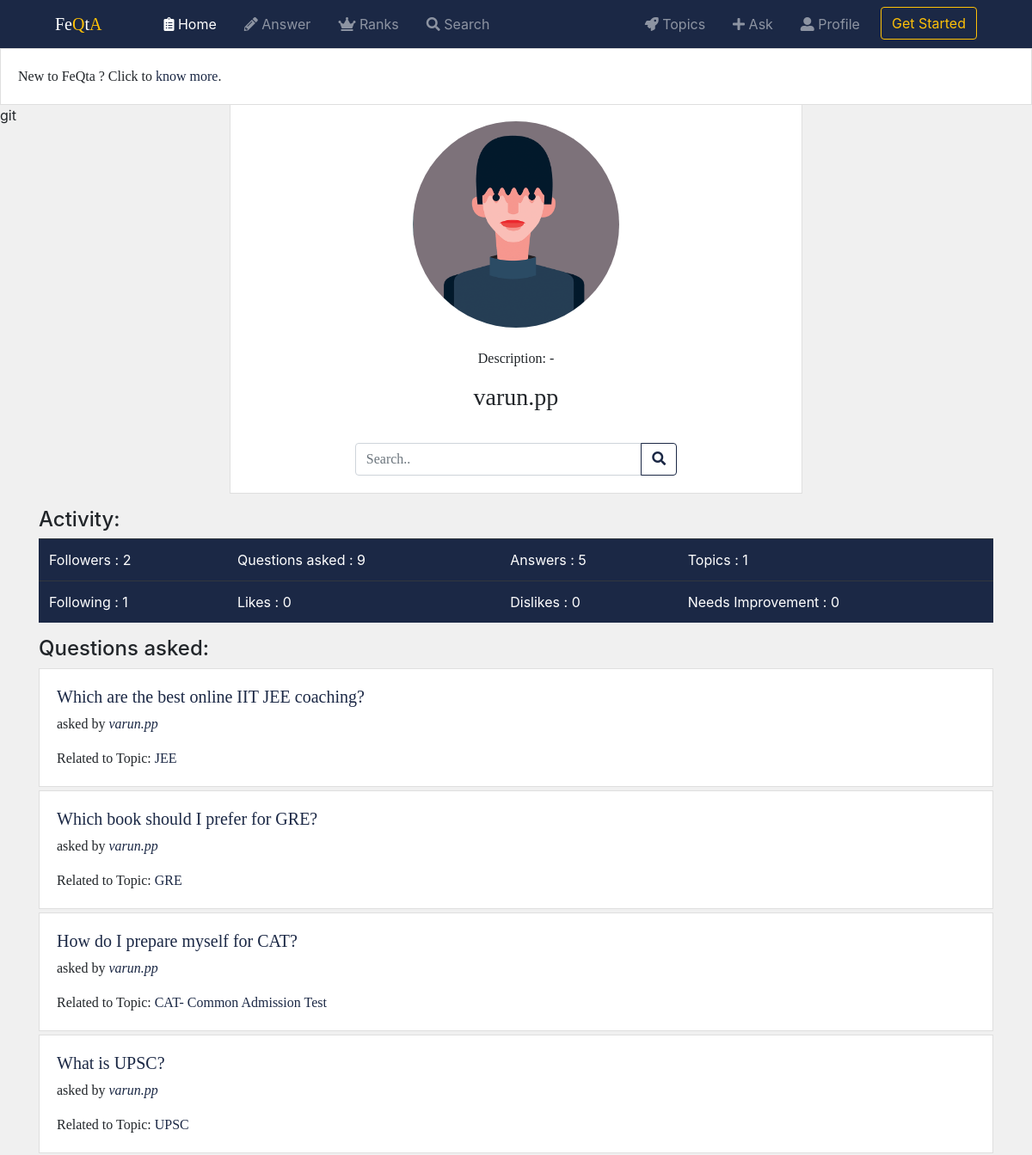
The app's page /FeQta/profile/varun.pp/ (upper part), older data.
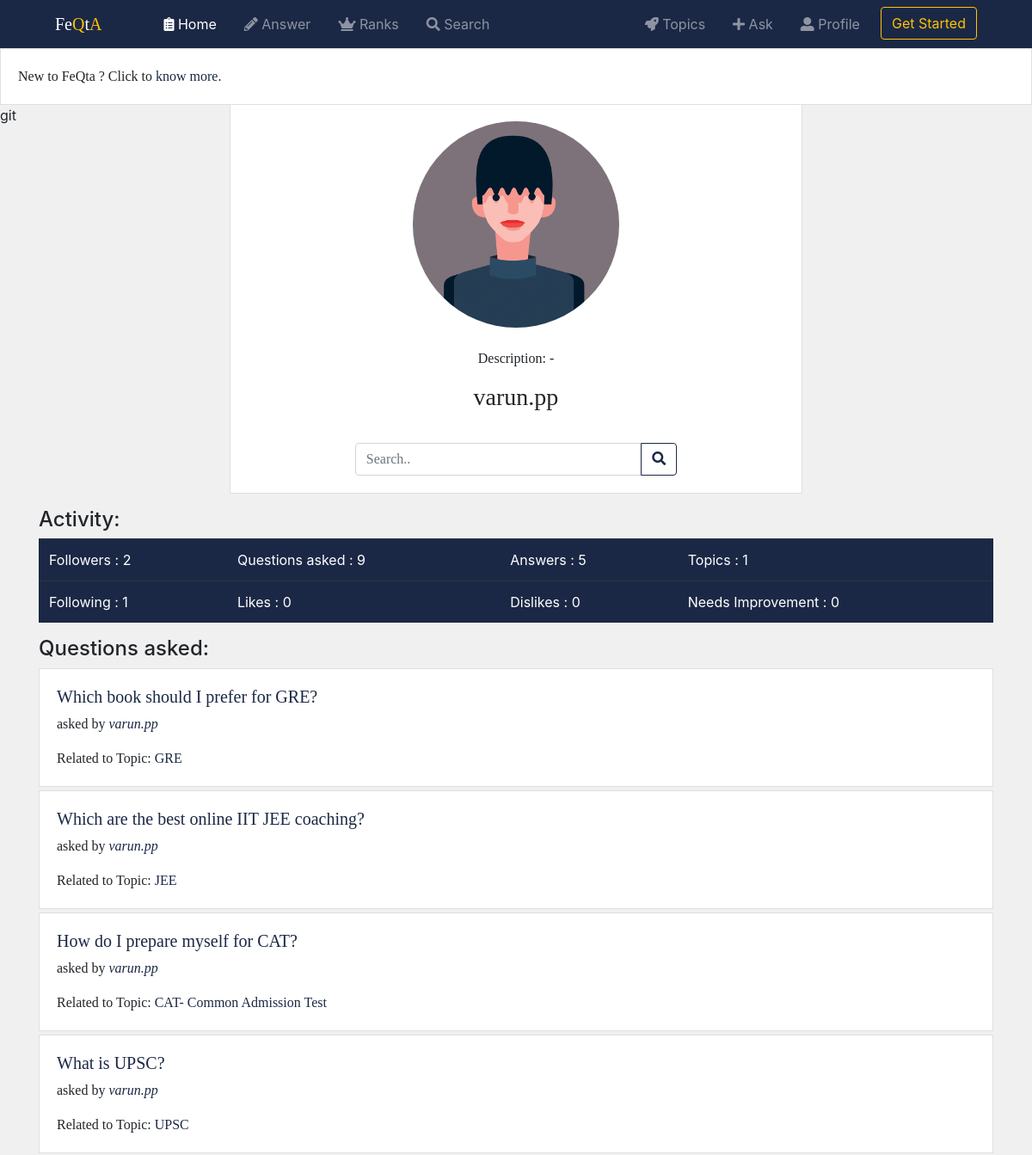
The same page, newer data.
### FeQta/models.py (models this page shows, shortened)
class Question(models.Model):
    owner = models.ForeignKey(User, on_delete=models.CASCADE)
    topic = models.ForeignKey(Topic, on_delete=models.CASCADE)
    question = models.TextField()
    desc = models.TextField(null=True, blank=True)
    slug = models.SlugField(null=True, blank=True)
    followers = models.ManyToManyField(User, related_name='question_followed_by', blank=True)
    objects = QuestionManager()
    timestamp = models.DateTimeField(auto_now_add=True)
    updated = models.DateTimeField(auto_now=True)
    class Meta:
        ordering = ['-updated', '-timestamp']
    def get_absolute_url(self):
        return reverse('FeQta:question_detail', kwargs={'slug': self.slug})

class Topic(models.Model):
    name = models.CharField(max_length=100)
    desc = models.CharField(max_length=300, blank=True)
    followers = models.ManyToManyField(User, related_name='topics_followed', blank=True)
    topic_logo = models.FileField()
    slug = models.SlugField(null=True, blank=True)
    objects = TopicManager()
    def __str__(self):
        return self.name + '-' + self.desc
    def get_absolute_url(self):
        return reverse('FeQta:topic_detail', kwargs={'slug': self.slug})

### FeQta/views.py (the view)
# urls.py: path('profile/<username>/', views.ProfileDetailView.as_view(), name="profile_detail"),
class ProfileDetailView(DetailView):
    template_name = 'FeQta/profile_detail.html'
    def get_object(self):
        username = self.kwargs.get('username')
        if username is None:
            raise 404
        return get_object_or_404(Profile, user__username__iexact=username)
    def get_context_data(self, *args, **kwargs):
        context = super(ProfileDetailView, self).get_context_data(*args, **kwargs)
        user = self.object.user
        print(user)
        print(self.request.user)
        if self.request.user.is_authenticated:
            if user.is_authenticated:
                is_following = False
            if user.profile in self.request.user.is_following.all():
                is_following = True
            context['is_following'] = is_following
        query = self.request.GET.get('q')
        qs = Question.objects.filter(owner=user)  # user.question_set.all().count()
        qs2 = Answer.objects.filter(owner=user)  # user.answer_set.all().count()
        qs3 = user.topics_followed.all()  # Topic.objects.filter(followers=user)
        context['count'] = user.profile.followers.all().count()
        context['count0'] = user.is_following.all().count()
        context['count1'] = qs.count()
        context['count2'] = qs2.count()
        context['count3'] = qs3.count()
        context['count4'] = user.answers_liked.all().count()
        context['count5'] = user.answers_needimp.all().count()
        context['count6'] = user.answers_disliked.all().count()
        if query:
            qs = qs.search(query)  # only owner=user questions
            qs3 = qs3.search(query)
            qs2 = qs2.search(query)
        if qs:
            context['questions'] = qs
        if qs2:
            context['answers'] = qs2
        if qs3:
            context['topics'] = qs3
        return context

### FeQta/models.py (called while the page is built)
    def get_absolute_url(self):
        return reverse('FeQta:profile_detail', kwargs={'username': self.user.username})

    def get_queryset(self):
        return TopicQuerySet(self.model, using=self._db)

    def get_queryset(self):
        return QuestionQuerySet(self.model, using=self._db)

    def get_queryset(self):
        return AnswerQuerySet(self.model, using=self._db)

    def get_absolute_url(self):
        return reverse('FeQta:answer_detail', kwargs={'slug': self.slug})

### FeQta/templates/FeQta/profile_detail.html (shortened to what this page needs)
{% extends "base.html" %}
{% block body %}
    <div class="card text-center " style="width: 60%;margin-left:20%; ">
        <div class="card-body">
            <span class="parent">
            {% if profile.pic %}
            <img class="card-img-top img-fluid" src="{{ profile.pic.url }}"
                   /><br/><br/>
            {%else%}
            <img class="card-img-top img-fluid" src="/media/default_img.png"
                   /><br/><br/>
            {% endif %}
            </span>
            {% if profile.desc %}
            <p class="card-text">Description: {{ profile.desc }}</p>
            {% else %}
            <p>Description: -</p>
            {% endif %}
            <h3 class="card-title">{{profile.user.username }}</h3><br/>
            <form class="form" method="get" action=".">
                <div class="input-group" style="width: 60%;margin-left:20%">
                 <input type="search" class="form-control" placeholder="Search.."
                   aria-label="search" aria-describedby="button"  name="q">
                <div class="input-group-append">
                    <button type="submit" class="btn btn-outline-secondary follow-btn" id="button" value="request.GET.q"><i class="fas fa-search"></i></button>
                </div>
                </div>
            </form>
        </div>
    </div>
    <div class="mt-3">
        <h4>Activity:</h4>
                <table class="table  table-dark mb-1">
                    <tr>
                        <td scope="row">Followers : {{ count }}</td>
                        <td >Questions asked : {{ count1 }}</td>
                        <td >Answers : {{ count2 }}</td>
                        <td >Topics : {{ count3 }}</td>
                     </tr>
                    <tr>
                        <td scope="row">Following : {{ count0 }}</td>
                        <td >Likes : {{ count4 }}</td>
                        <td >Dislikes : {{ count6 }}</td>
                        <td >Needs Improvement : {{ count5 }}</td>
                     </tr>
                </table>
    </div>
    <div class="mt-3">
        <h4>Questions asked:</h4>
        {% if questions %}
            {% for ques in questions %}
                {% include 'FeQta/snippets/question_card.html'%}
            {% endfor %}
        {% else %}
            <p class='lead'>No Questions Found</p>
        {% endif %}
    </div>
{% endblock %}

### FeQta/templates/FeQta/snippets/question_card.html (shortened to what this page needs)
<div class="card mb-1">
    <div class="card-body">
        <h5><a href="{{ques.get_absolute_url}}">{{ ques.question }}</a></h5>
        <p class="card-text">asked by <i><a href="{{ques.owner.profile.get_absolute_url}}">{{ ques.owner.username }}
            </a></i></p>
        <p class="card-text">Related to Topic: <a href="{{ques.topic.get_absolute_url}}">{{ques.topic.name}}</a> </p>
    </div>
</div>

Row changes from the older to the newer data that the page shows:
changed Question "Which book should I prefer for GRE?": moves up the list
